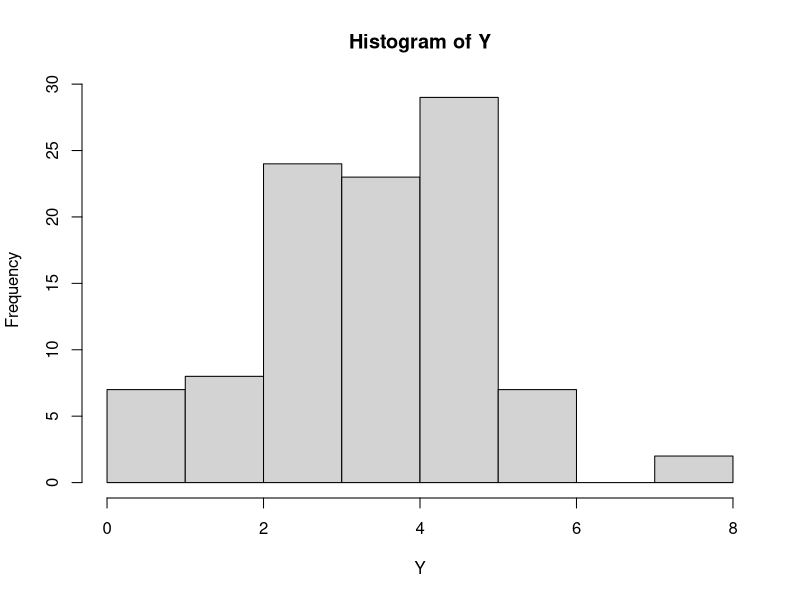
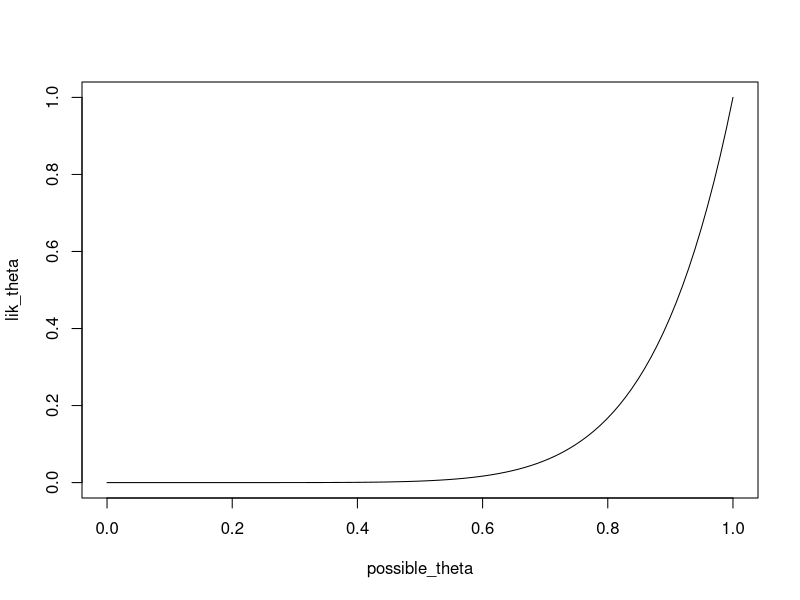
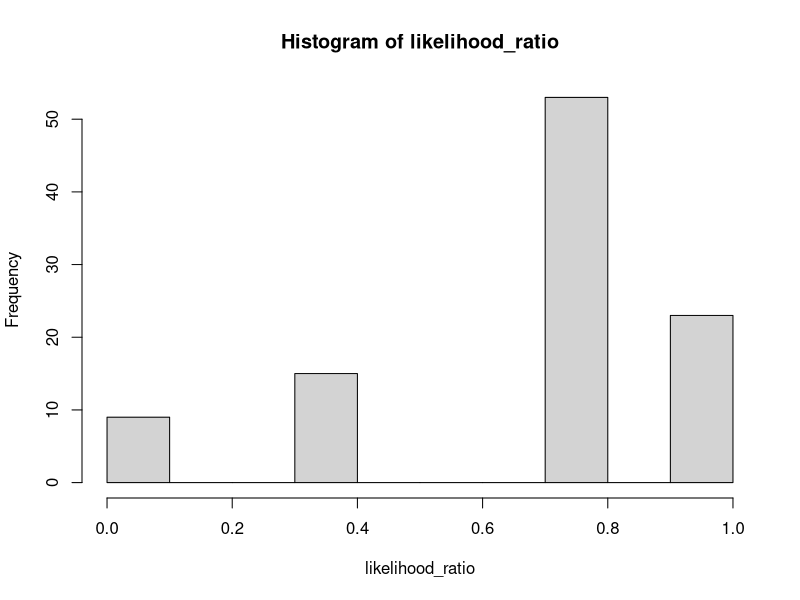

These charts were generated, in order, by the following R code:
## ---- chunk 1
set.seed(4638)
Y <- rbinom(n=100, size=8, prob=0.5)
Y
## ---- chunk 2
hist(Y, breaks=8)
## ---- chunk 3
possible_theta <- seq(0,1,length=100)
lik_theta <- dbinom(8,size=8,possible_theta)
plot(x=possible_theta,y=lik_theta,type="l")
## ---- chunk 4
theta_est <- Y/8
## ---- chunk 5
likelihood_R <- dbinom(Y, size=8, prob=.5)
## ---- chunk 6
likelihood_R
## ---- chunk 7
likelihood_G <- dbinom(Y, size=8, prob = theta_est)
## ---- chunk 8
likelihood_ratio <- likelihood_R/likelihood_G
## ---- chunk 9
hist(likelihood_ratio)
## ---- chunk 10
binom.test(x=8, n = 8, p = 0.5)
## ---- chunk 11
binom.test(x=8, n = 8, p = 0.5, alternative = "greater")
